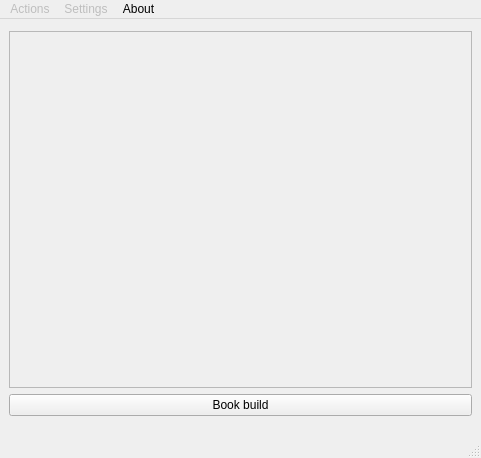
<?xml version="1.0" encoding="UTF-8"?>
<ui version="4.0">
 <class>MainWindow</class>
 <widget class="QMainWindow" name="MainWindow">
  <property name="geometry">
   <rect>
    <x>0</x>
    <y>0</y>
    <width>481</width>
    <height>458</height>
   </rect>
  </property>
  <property name="windowTitle">
   <string>NGQ Builds Manager</string>
  </property>
  <widget class="QWidget" name="centralwidget">
   <layout class="QVBoxLayout" name="verticalLayout">
    <property name="leftMargin">
     <number>9</number>
    </property>
    <property name="topMargin">
     <number>0</number>
    </property>
    <property name="rightMargin">
     <number>9</number>
    </property>
    <property name="bottomMargin">
     <number>0</number>
    </property>
    <item>
     <widget class="QWidget" name="wInQueueBuilds" native="true">
      <layout class="QVBoxLayout" name="vlInQueueBuilds">
       <property name="spacing">
        <number>6</number>
       </property>
       <property name="margin">
        <number>0</number>
       </property>
      </layout>
     </widget>
    </item>
    <item>
     <widget class="QWidget" name="wInBuildingBuilds" native="true">
      <layout class="QVBoxLayout" name="vlInBuildingBuilds">
       <property name="margin">
        <number>0</number>
       </property>
      </layout>
     </widget>
    </item>
    <item>
     <widget class="QScrollArea" name="scrollArea">
      <property name="widgetResizable">
       <bool>true</bool>
      </property>
      <widget class="QWidget" name="scrollAreaWidgetContents">
       <property name="geometry">
        <rect>
         <x>0</x>
         <y>0</y>
         <width>461</width>
         <height>355</height>
        </rect>
       </property>
       <layout class="QVBoxLayout" name="vlBuildsContainer"/>
      </widget>
     </widget>
    </item>
    <item>
     <widget class="QPushButton" name="pbBookBuild">
      <property name="text">
       <string>Book build</string>
      </property>
     </widget>
    </item>
    <item>
     <widget class="QLabel" name="lManagerStatus">
      <property name="text">
       <string/>
      </property>
      <property name="textFormat">
       <enum>Qt::RichText</enum>
      </property>
      <property name="wordWrap">
       <bool>true</bool>
      </property>
     </widget>
    </item>
   </layout>
  </widget>
  <widget class="QMenuBar" name="menubar">
   <property name="geometry">
    <rect>
     <x>0</x>
     <y>0</y>
     <width>481</width>
     <height>21</height>
    </rect>
   </property>
   <widget class="QMenu" name="menuSettings">
    <property name="enabled">
     <bool>false</bool>
    </property>
    <property name="title">
     <string>Settings</string>
    </property>
    <addaction name="actionConnection"/>
   </widget>
   <widget class="QMenu" name="menuAbout">
    <property name="title">
     <string>About</string>
    </property>
   </widget>
   <widget class="QMenu" name="menuActions">
    <property name="enabled">
     <bool>false</bool>
    </property>
    <property name="title">
     <string>Actions</string>
    </property>
    <addaction name="actionUpdate"/>
   </widget>
   <addaction name="menuActions"/>
   <addaction name="menuSettings"/>
   <addaction name="menuAbout"/>
  </widget>
  <widget class="QStatusBar" name="statusbar"/>
  <action name="actionConnection">
   <property name="text">
    <string>Connection</string>
   </property>
  </action>
  <action name="actionUpdate">
   <property name="text">
    <string>Update</string>
   </property>
  </action>
 </widget>
 <resources/>
 <connections/>
</ui>
